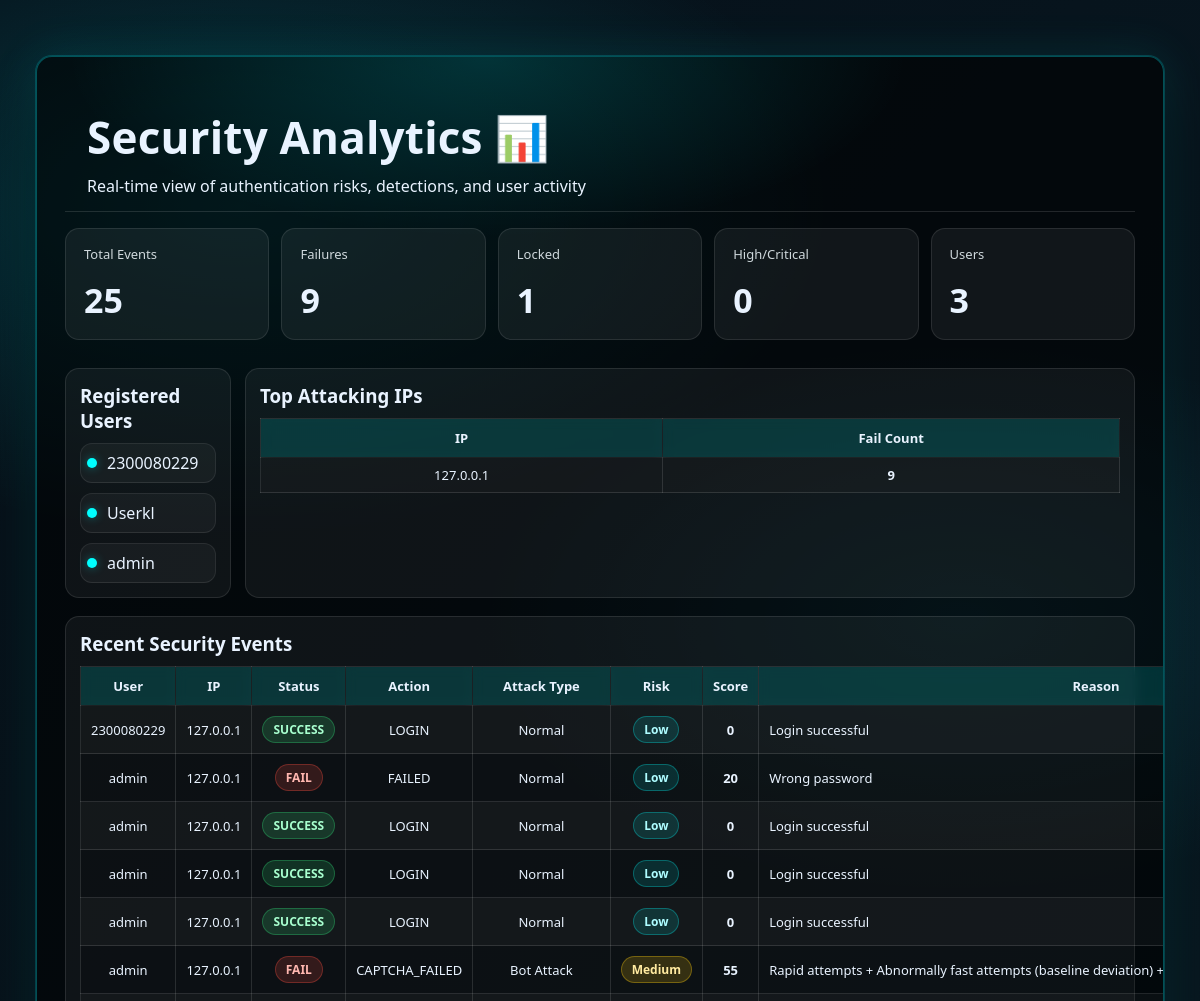
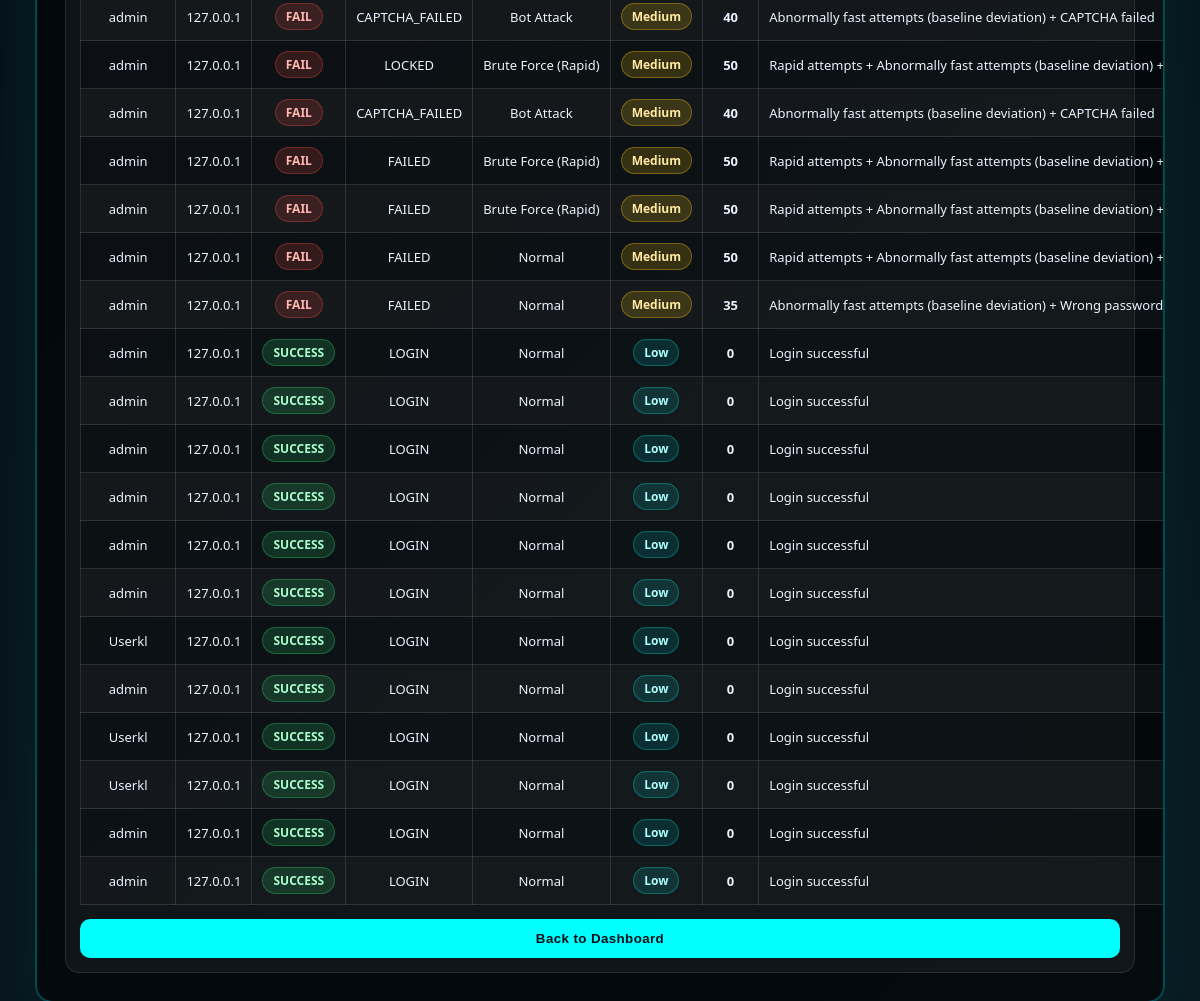
Screenshot of /analytics (signed in) with the database file from the repository (2 pictures, top to bottom).
### tables this page shows
CREATE TABLE users (
            id INTEGER PRIMARY KEY AUTOINCREMENT,
            username TEXT UNIQUE,
            password TEXT,
            failed_attempts INTEGER DEFAULT 0,
            locked_until TEXT,
            last_ip TEXT,
            last_attempt_ts TEXT
        );

CREATE TABLE logs (
            id INTEGER PRIMARY KEY AUTOINCREMENT,
            username TEXT,
            ip TEXT,
            user_agent TEXT,
            status TEXT,
            action TEXT,
            attack_type TEXT,
            risk_score INTEGER,
            risk_level TEXT,
            decision_reason TEXT,
            timestamp TEXT
        );

### app.py (the view)
@app.route("/analytics")
def analytics():
    if "user" not in session:
        return redirect(url_for("login"))
    with get_db() as conn:
        c = conn.cursor()
        c.execute("SELECT COUNT(*) FROM logs")
        total = c.fetchone()[0]
        c.execute("SELECT COUNT(*) FROM logs WHERE status='FAIL'")
        fails = c.fetchone()[0]
        c.execute("SELECT COUNT(*) FROM logs WHERE action='LOCKED'")
        locked = c.fetchone()[0]
        c.execute("SELECT COUNT(*) FROM logs WHERE risk_level IN ('High','Critical')")
        high = c.fetchone()[0]
        c.execute("SELECT COUNT(*) FROM users")
        user_count = c.fetchone()[0]
        c.execute("SELECT username FROM users ORDER BY username")
        users = [row[0] for row in c.fetchall()]
        c.execute("""
            SELECT username, ip, status, action, attack_type, risk_level, risk_score, decision_reason, timestamp
            FROM logs ORDER BY id DESC LIMIT 50
        """)
        logs = c.fetchall()
        c.execute("""
            SELECT ip, COUNT(*) as cnt
            FROM logs WHERE status='FAIL'
            GROUP BY ip ORDER BY cnt DESC LIMIT 5
        """)
        top_ips = c.fetchall()
    return render_template("analytics.html",
        total=total, fails=fails, locked=locked, high=high,
        user_count=user_count, users=users,
        logs=logs, top_ips=top_ips
    )

### app.py (called while the page is built)
def get_db():
    conn = sqlite3.connect(DB_NAME, timeout=10, check_same_thread=False)
    conn.execute("PRAGMA journal_mode=WAL;")
    conn.execute("PRAGMA synchronous=NORMAL;")
    conn.execute("PRAGMA busy_timeout=5000;")
    return conn

### templates/analytics.html (shortened to what this page needs)
<!DOCTYPE html>
<html>
<head>
  <link rel="stylesheet" href="{{ url_for('static', filename='style.css') }}">
</head>
<body>
<div class="wide panel analytics-highlight">
  <div class="brand" style="margin-bottom: 16px;">
    <h1 style="margin:0;">Security Analytics 📊</h1>
    <p class="muted" style="margin:8px 0 0 0;">
      Real-time view of authentication risks, detections, and user activity
    </p>
  </div>
  <div class="stats stats-5">
    <div class="stat stat-card">
      <div class="stat-title">Total Events</div>
      <div class="stat-value">{{ total }}</div>
    </div>
    <div class="stat stat-card">
      <div class="stat-title">Failures</div>
      <div class="stat-value">{{ fails }}</div>
    </div>
    <div class="stat stat-card">
      <div class="stat-title">Locked</div>
      <div class="stat-value">{{ locked }}</div>
    </div>
    <div class="stat stat-card">
      <div class="stat-title">High/Critical</div>
      <div class="stat-value">{{ high }}</div>
    </div>
    <div class="stat stat-card">
      <div class="stat-title">Users</div>
      <div class="stat-value">{{ user_count }}</div>
    </div>
  </div>
  <div class="grid-2" style="margin-top: 18px;">
    <div class="card soft">
      <h3 style="margin:0 0 10px 0;">Registered Users</h3>
      {% if users|length == 0 %}
        <p class="muted">No users found.</p>
      {% else %}
        <div class="list">
          {% for u in users %}
            <div class="list-row">
              <span class="dot"></span>
              <span>{{ u }}</span>
            </div>
          {% endfor %}
        </div>
      {% endif %}
    </div>
    <div class="card soft">
      <h3 style="margin:0 0 10px 0;">Top Attacking IPs</h3>
      <table class="table table-tight">
        <tr><th>IP</th><th>Fail Count</th></tr>
        {% if top_ips|length == 0 %}
          <tr><td colspan="2" class="muted">No failed attempts yet</td></tr>
        {% else %}
          {% for row in top_ips %}
            <tr>
              <td>{{ row[0] }}</td>
              <td><b>{{ row[1] }}</b></td>
            </tr>
          {% endfor %}
        {% endif %}
      </table>
    </div>
  </div>
  <div class="card soft" style="margin-top: 18px;">
    <h3 style="margin:0 0 10px 0;">Recent Security Events</h3>
    <table class="table">
      <tr>
        <th>User</th><th>IP</th><th>Status</th><th>Action</th>
        <th>Attack Type</th><th>Risk</th><th>Score</th><th>Reason</th><th>Time</th>
      </tr>
      {% if logs|length == 0 %}
        <tr><td colspan="9" class="muted">No events yet</td></tr>
      {% else %}
        {% for log in logs %}
          <tr>
            <td>{{ log[0] }}</td>
            <td>{{ log[1] }}</td>
            <td><span class="pill {{ 'pill-ok' if log[2]=='SUCCESS' else 'pill-bad' }}">{{ log[2] }}</span></td>
            <td>{{ log[3] }}</td>
            <td>{{ log[4] }}</td>
            <td><span class="pill {{ 'pill-low' if log[5]=='Low' else ('pill-mid' if log[5]=='Medium' else 'pill-high') }}">{{ log[5] }}</span></td>
            <td><b>{{ log[6] }}</b></td>
            <td class="left">{{ log[7] }}</td>
          </tr>
        {% endfor %}
      {% endif %}
    </table>
    <div style="margin-top: 14px;">
      <a href="/dashboard"><button class="btn">Back to Dashboard</button></a>
    </div>
  </div>
</div>
</body>
</html>

### rows the page displays
users: username "2300080229"
users: username "Userkl"
users: username "admin"
logs: username "2300080229", ip "127.0.0.1", status "SUCCESS", action "LOGIN", attack_type "Normal", risk_level "Low", risk_score "0", decision_reason "Login successful"
logs: username "admin", ip "127.0.0.1", status "FAIL", action "FAILED", attack_type "Normal", risk_level "Low", risk_score "20", decision_reason "Wrong password"
logs: username "admin", ip "127.0.0.1", status "SUCCESS", action "LOGIN", attack_type "Normal", risk_level "Low", risk_score "0", decision_reason "Login successful"
logs: username "admin", ip "127.0.0.1", status "SUCCESS", action "LOGIN", attack_type "Normal", risk_level "Low", risk_score "0", decision_reason "Login successful"
logs: username "admin", ip "127.0.0.1", status "SUCCESS", action "LOGIN", attack_type "Normal", risk_level "Low", risk_score "0", decision_reason "Login successful"
logs: username "admin", ip "127.0.0.1", status "FAIL", action "CAPTCHA_FAILED", attack_type "Bot Attack", risk_level "Medium", risk_score "55", decision_reason "Rapid attempts + Abnormally fast attempts (baseline deviation) +…"
logs: username "admin", ip "127.0.0.1", status "FAIL", action "CAPTCHA_FAILED", attack_type "Bot Attack", risk_level "Medium", risk_score "40", decision_reason "Abnormally fast attempts (baseline deviation) + CAPTCHA failed"
logs: username "admin", ip "127.0.0.1", status "FAIL", action "LOCKED", attack_type "Brute Force (Rapid)", risk_level "Medium", risk_score "50", decision_reason "Rapid attempts + Abnormally fast attempts (baseline deviation) +…"
logs: username "admin", ip "127.0.0.1", status "FAIL", action "CAPTCHA_FAILED", attack_type "Bot Attack", risk_level "Medium", risk_score "40", decision_reason "Abnormally fast attempts (baseline deviation) + CAPTCHA failed"
logs: username "admin", ip "127.0.0.1", status "FAIL", action "FAILED", attack_type "Brute Force (Rapid)", risk_level "Medium", risk_score "50", decision_reason "Rapid attempts + Abnormally fast attempts (baseline deviation) +…"
logs: username "admin", ip "127.0.0.1", status "FAIL", action "FAILED", attack_type "Brute Force (Rapid)", risk_level "Medium", risk_score "50", decision_reason "Rapid attempts + Abnormally fast attempts (baseline deviation) +…"
logs: username "admin", ip "127.0.0.1", status "FAIL", action "FAILED", attack_type "Normal", risk_level "Medium", risk_score "50", decision_reason "Rapid attempts + Abnormally fast attempts (baseline deviation) +…"
logs: username "admin", ip "127.0.0.1", status "FAIL", action "FAILED", attack_type "Normal", risk_level "Medium", risk_score "35", decision_reason "Abnormally fast attempts (baseline deviation) + Wrong password"
logs: username "admin", ip "127.0.0.1", status "SUCCESS", action "LOGIN", attack_type "Normal", risk_level "Low", risk_score "0", decision_reason "Login successful"
logs: username "admin", ip "127.0.0.1", status "SUCCESS", action "LOGIN", attack_type "Normal", risk_level "Low", risk_score "0", decision_reason "Login successful"
logs: username "admin", ip "127.0.0.1", status "SUCCESS", action "LOGIN", attack_type "Normal", risk_level "Low", risk_score "0", decision_reason "Login successful"
logs: username "admin", ip "127.0.0.1", status "SUCCESS", action "LOGIN", attack_type "Normal", risk_level "Low", risk_score "0", decision_reason "Login successful"
logs: username "admin", ip "127.0.0.1", status "SUCCESS", action "LOGIN", attack_type "Normal", risk_level "Low", risk_score "0", decision_reason "Login successful"
logs: username "admin", ip "127.0.0.1", status "SUCCESS", action "LOGIN", attack_type "Normal", risk_level "Low", risk_score "0", decision_reason "Login successful"
logs: username "Userkl", ip "127.0.0.1", status "SUCCESS", action "LOGIN", attack_type "Normal", risk_level "Low", risk_score "0", decision_reason "Login successful"
logs: username "admin", ip "127.0.0.1", status "SUCCESS", action "LOGIN", attack_type "Normal", risk_level "Low", risk_score "0", decision_reason "Login successful"
logs: username "Userkl", ip "127.0.0.1", status "SUCCESS", action "LOGIN", attack_type "Normal", risk_level "Low", risk_score "0", decision_reason "Login successful"
logs: username "Userkl", ip "127.0.0.1", status "SUCCESS", action "LOGIN", attack_type "Normal", risk_level "Low", risk_score "0", decision_reason "Login successful"
logs: username "admin", ip "127.0.0.1", status "SUCCESS", action "LOGIN", attack_type "Normal", risk_level "Low", risk_score "0", decision_reason "Login successful"
logs: username "admin", ip "127.0.0.1", status "SUCCESS", action "LOGIN", attack_type "Normal", risk_level "Low", risk_score "0", decision_reason "Login successful"

### other values shown
{{ total }} "25"
{{ fails }} "9"
{{ locked }} "1"
{{ high }} "0"
{{ user_count }} "3"
{{ row[0] }} "127.0.0.1"
{{ row[1] }} "9"
